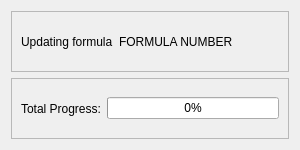
<?xml version="1.0" encoding="UTF-8"?>
<ui version="4.0">
 <class>Dialog</class>
 <widget class="QDialog" name="Dialog">
  <property name="geometry">
   <rect>
    <x>0</x>
    <y>0</y>
    <width>300</width>
    <height>150</height>
   </rect>
  </property>
  <property name="sizePolicy">
   <sizepolicy hsizetype="Maximum" vsizetype="Preferred">
    <horstretch>0</horstretch>
    <verstretch>0</verstretch>
   </sizepolicy>
  </property>
  <property name="minimumSize">
   <size>
    <width>0</width>
    <height>0</height>
   </size>
  </property>
  <property name="maximumSize">
   <size>
    <width>300</width>
    <height>150</height>
   </size>
  </property>
  <property name="windowTitle">
   <string>Updating Database</string>
  </property>
  <property name="autoFillBackground">
   <bool>false</bool>
  </property>
  <property name="sizeGripEnabled">
   <bool>false</bool>
  </property>
  <layout class="QVBoxLayout" name="verticalLayout">
   <item>
    <widget class="QFrame" name="frame_2">
     <property name="sizePolicy">
      <sizepolicy hsizetype="Minimum" vsizetype="Preferred">
       <horstretch>0</horstretch>
       <verstretch>0</verstretch>
      </sizepolicy>
     </property>
     <property name="frameShape">
      <enum>QFrame::StyledPanel</enum>
     </property>
     <property name="frameShadow">
      <enum>QFrame::Raised</enum>
     </property>
     <layout class="QHBoxLayout" name="horizontalLayout_2">
      <item>
       <widget class="QLabel" name="label">
        <property name="sizePolicy">
         <sizepolicy hsizetype="Maximum" vsizetype="Preferred">
          <horstretch>0</horstretch>
          <verstretch>0</verstretch>
         </sizepolicy>
        </property>
        <property name="text">
         <string>Updating formula</string>
        </property>
       </widget>
      </item>
      <item>
       <widget class="QLabel" name="currentFormula">
        <property name="text">
         <string>FORMULA NUMBER</string>
        </property>
       </widget>
      </item>
     </layout>
    </widget>
   </item>
   <item>
    <widget class="QFrame" name="frame">
     <property name="frameShape">
      <enum>QFrame::StyledPanel</enum>
     </property>
     <property name="frameShadow">
      <enum>QFrame::Raised</enum>
     </property>
     <layout class="QHBoxLayout" name="horizontalLayout">
      <item>
       <widget class="QLabel" name="label_2">
        <property name="sizePolicy">
         <sizepolicy hsizetype="Minimum" vsizetype="Preferred">
          <horstretch>0</horstretch>
          <verstretch>0</verstretch>
         </sizepolicy>
        </property>
        <property name="text">
         <string>Total Progress:</string>
        </property>
        <property name="wordWrap">
         <bool>true</bool>
        </property>
       </widget>
      </item>
      <item>
       <widget class="QProgressBar" name="progressBar">
        <property name="enabled">
         <bool>true</bool>
        </property>
        <property name="maximum">
         <number>100</number>
        </property>
        <property name="value">
         <number>0</number>
        </property>
        <property name="textVisible">
         <bool>true</bool>
        </property>
       </widget>
      </item>
     </layout>
    </widget>
   </item>
  </layout>
 </widget>
 <resources/>
 <connections/>
</ui>
